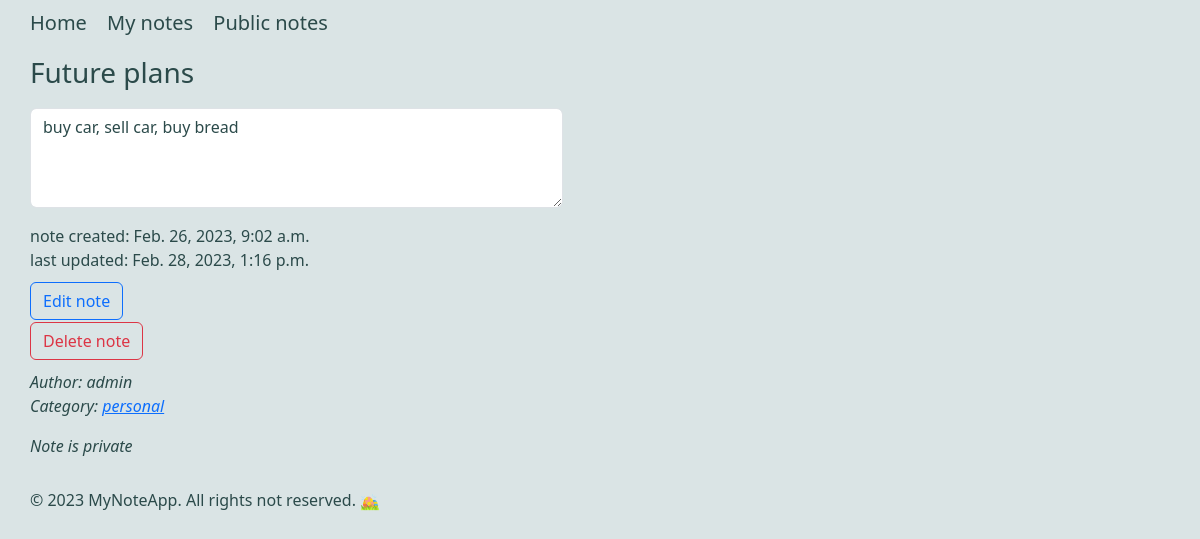
/note_3/ (signed in), run on an earlier commit of the app's database.
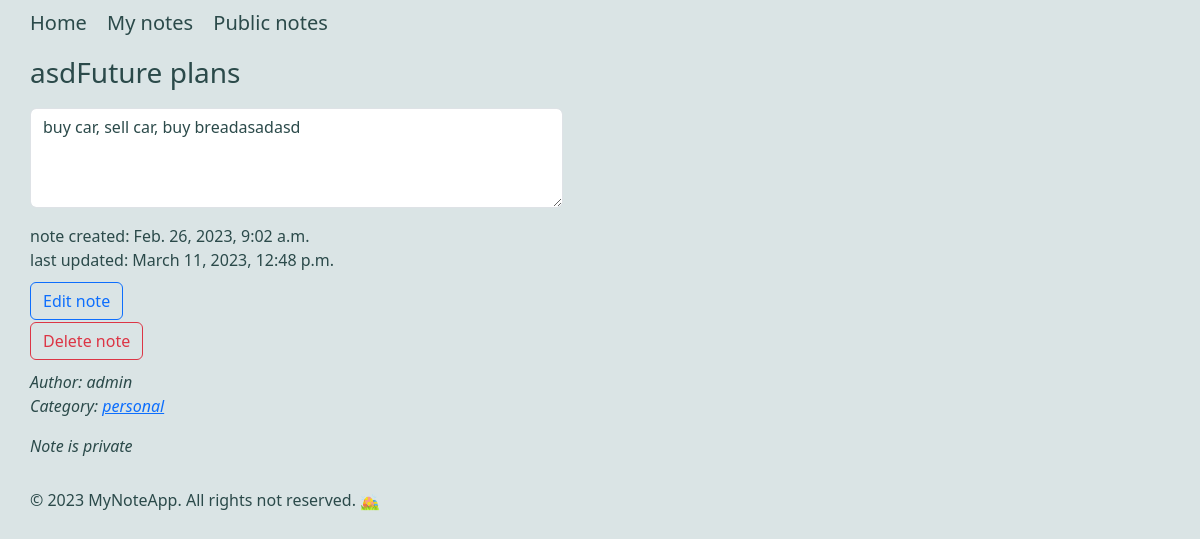
And on a later commit of the database.
### notes/models.py (models this page shows, shortened)
class Note(models.Model):
    title = models.CharField(max_length=200)
    text = models.TextField()
    created_date = models.DateTimeField(auto_now_add=True)
    upd_date = models.DateTimeField(auto_now=True)
    reminder = models.DateTimeField(null=True, blank=True)
    author = models.ForeignKey(User, on_delete=models.CASCADE)
    category = models.ForeignKey(Category, on_delete=models.CASCADE, related_name='notes', null=True, blank=True)
    public = models.BooleanField(default=False)

class Category(models.Model):
    title = models.CharField(max_length=200)

### notes/views.py (the view)
# urls.py: path('note_<int:note_id>/', views.note_detail, name='note_detail'),
def note_detail(request, note_id):
    note = get_object_or_404(Note, pk=note_id)
    if note.author == request.user or note.public:
        return render(request, 'notes/note_detail.html', {'note': note})
    else:
        messages.error(request, "Requested note either does not exist or you do not have access to it.")
        return redirect('notes:homepage')

### notes/templates/notes/note_detail.html (shortened to what this page needs)
{% extends 'base.html' %}
{% block content %}
    <h3>{{ note.title }}</h3>
    <label for="note_text">
        <textarea class=form-control id="note_text" name="note_text" rows="10" cols="50" readonly>{{ note.text }}</textarea>
    </label>
    <p>
        note created: {{ note.created_date }}<br>
        last updated: {{ note.upd_date }}<br>
    </p>
    {% if note.author.username == user.username %}
        <a href="{% url 'notes:edit_note' note.id %}">
            <button type="button" class="btn btn-outline-primary btn-with-margin"
            style="margin-bottom: -10px; margin-top: -10px">Edit note
            </button>
        </a><br>
        <a href="{% url 'notes:delete_note' note.id %}">
            <button type="button" class="btn btn-outline-danger btn-with-margin" style="margin-bottom: 10px">
            Delete note
            </button>
        </a>
    {% endif %}
    <p style="font-style: italic ">
        Author: {{ note.author.username}}<br>
        {% if note.category != None %}
            Category: <a href="{% url 'notes:category_detail' note.category_id %}">{{ note.category.title.lower }}</a>
        {% else %}
            No category
        {% endif %}
    </p>
    <p style="font-style: italic ">
        {% if note.public != True %}
            Note is private
        {% else %}
            Note is public
        {% endif %}
    </p>
{% endblock %}

What changed in the data, as far as the page shows it:
changed Note "admin": title "Future plans" → "asdFuture plans"; note_text "buy car, sell car, buy bread" → "buy car, sell car, buy breadasadasd"; upd_date "Feb. 28, 2023, 1:16 p.m." → "March 11, 2023, 12:48 p.m."
